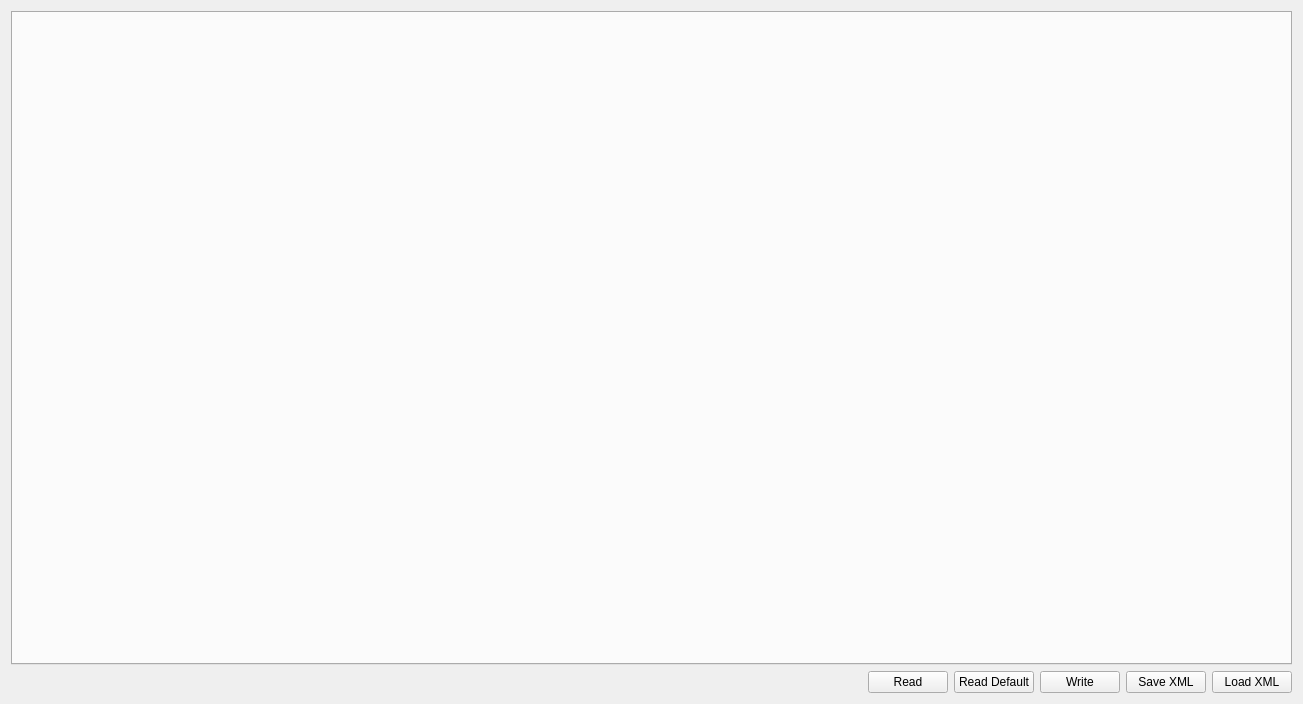
<?xml version="1.0" encoding="UTF-8"?>
<ui version="4.0">
 <class>PageCustomConfig</class>
 <widget class="QWidget" name="PageCustomConfig">
  <property name="geometry">
   <rect>
    <x>0</x>
    <y>0</y>
    <width>1303</width>
    <height>704</height>
   </rect>
  </property>
  <property name="windowTitle">
   <string>Form</string>
  </property>
  <layout class="QVBoxLayout" name="verticalLayout">
   <item>
    <widget class="QTabWidget" name="tabWidget">
     <property name="currentIndex">
      <number>-1</number>
     </property>
    </widget>
   </item>
   <item>
    <layout class="QHBoxLayout" name="horizontalLayout">
     <item>
      <spacer name="horizontalSpacer">
       <property name="orientation">
        <enum>Qt::Horizontal</enum>
       </property>
       <property name="sizeHint" stdset="0">
        <size>
         <width>0</width>
         <height>0</height>
        </size>
       </property>
      </spacer>
     </item>
     <item>
      <widget class="QPushButton" name="readButton">
       <property name="text">
        <string>Read</string>
       </property>
       <property name="icon">
        <iconset resource="../res.qrc">
         <normaloff>:/res/icons/Upload-96.png</normaloff>:/res/icons/Upload-96.png</iconset>
       </property>
      </widget>
     </item>
     <item>
      <widget class="QPushButton" name="readDefaultButton">
       <property name="text">
        <string>Read Default</string>
       </property>
       <property name="icon">
        <iconset resource="../res.qrc">
         <normaloff>:/res/icons/Upload-96.png</normaloff>:/res/icons/Upload-96.png</iconset>
       </property>
      </widget>
     </item>
     <item>
      <widget class="QPushButton" name="writeButton">
       <property name="text">
        <string>Write</string>
       </property>
       <property name="icon">
        <iconset resource="../res.qrc">
         <normaloff>:/res/icons/Download-96.png</normaloff>:/res/icons/Download-96.png</iconset>
       </property>
      </widget>
     </item>
     <item>
      <widget class="QPushButton" name="saveXmlButton">
       <property name="text">
        <string>Save XML</string>
       </property>
      </widget>
     </item>
     <item>
      <widget class="QPushButton" name="loadXmlButton">
       <property name="text">
        <string>Load XML</string>
       </property>
      </widget>
     </item>
    </layout>
   </item>
  </layout>
 </widget>
 <resources>
  <include location="../res.qrc"/>
 </resources>
 <connections/>
</ui>
